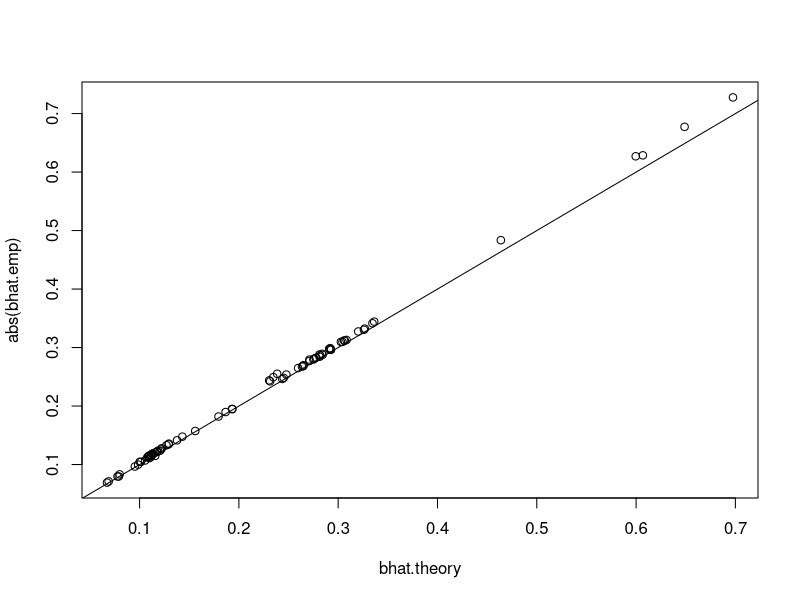
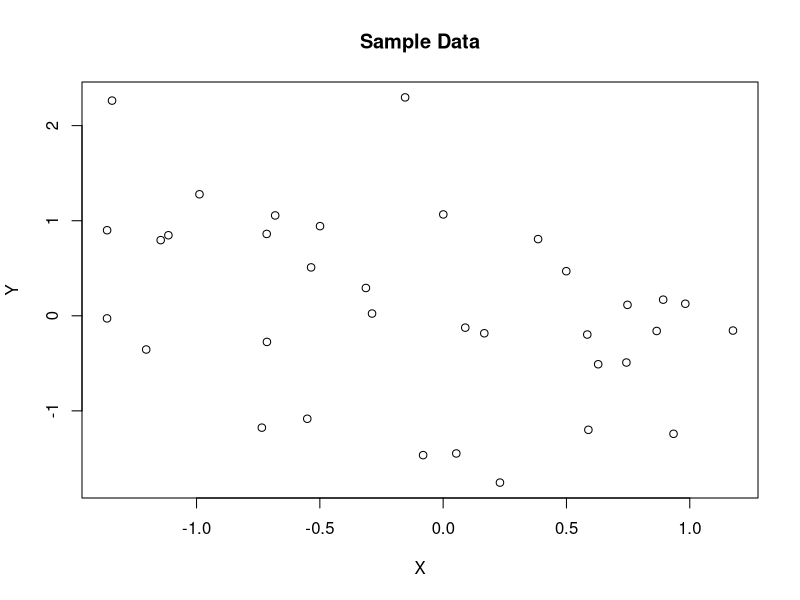
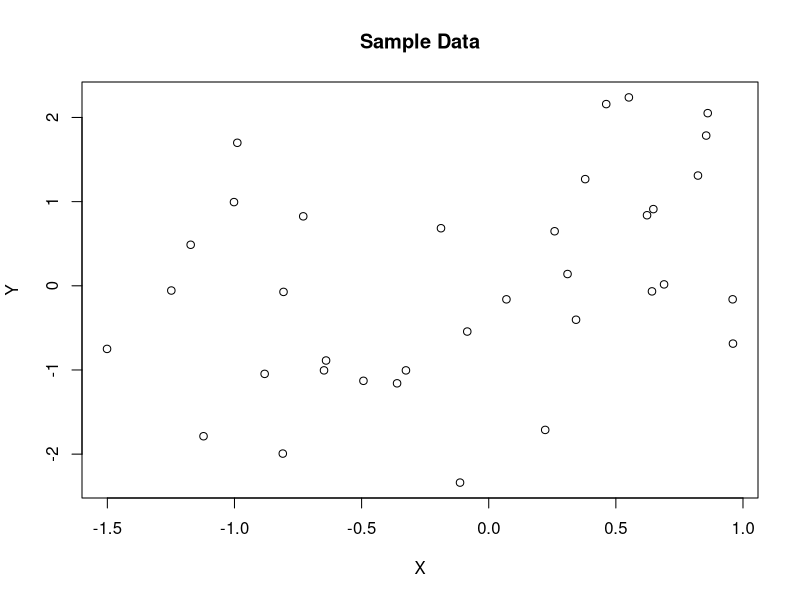
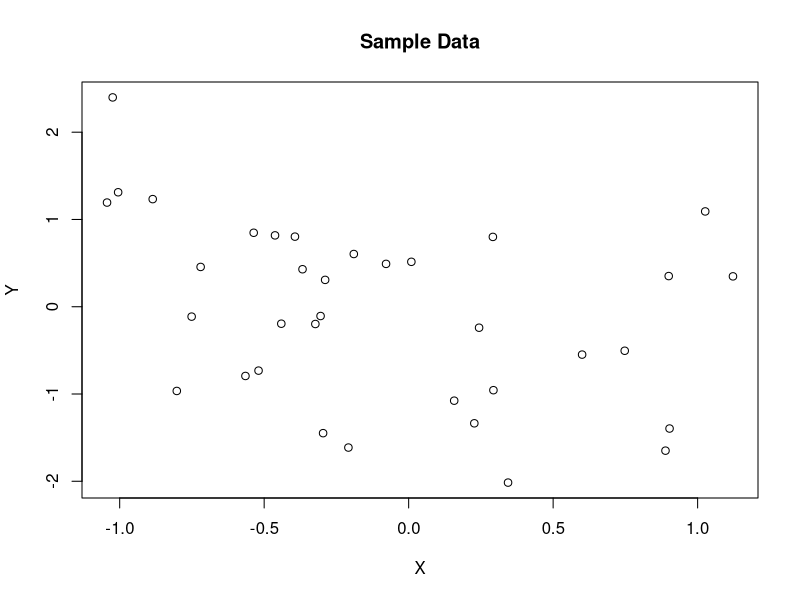
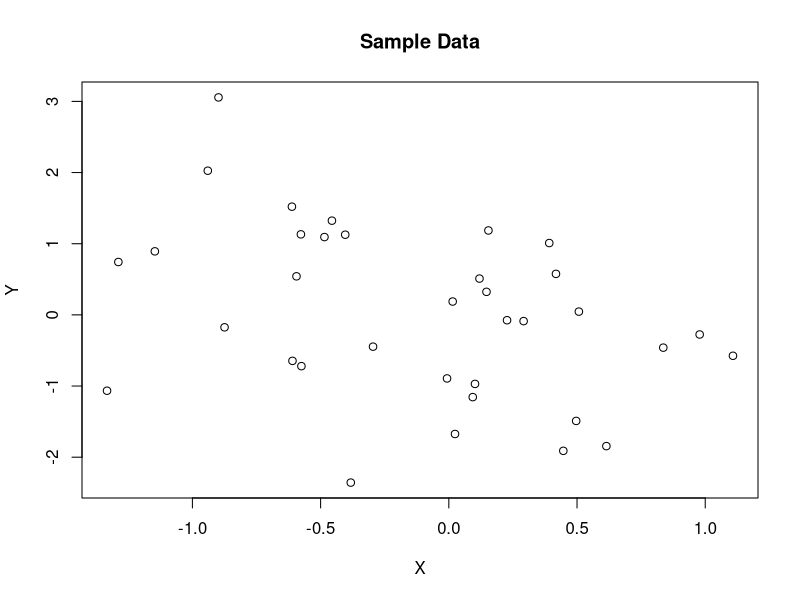
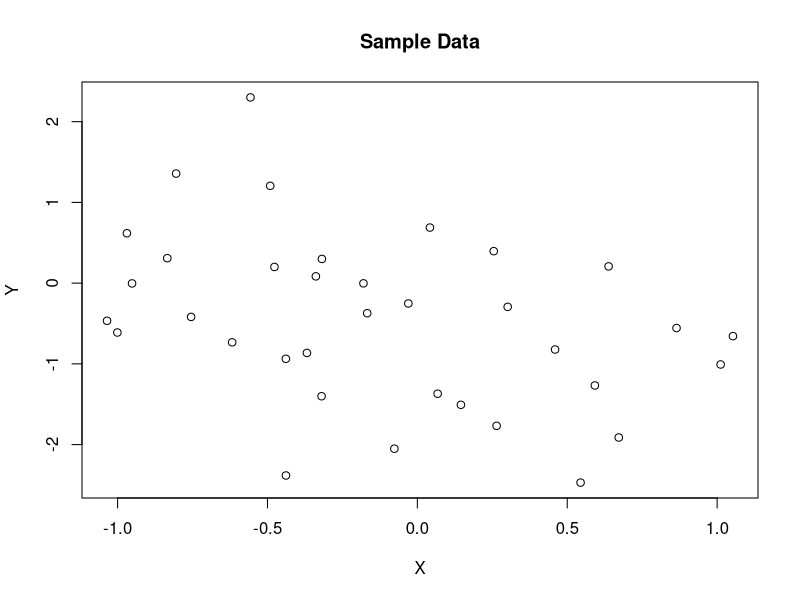
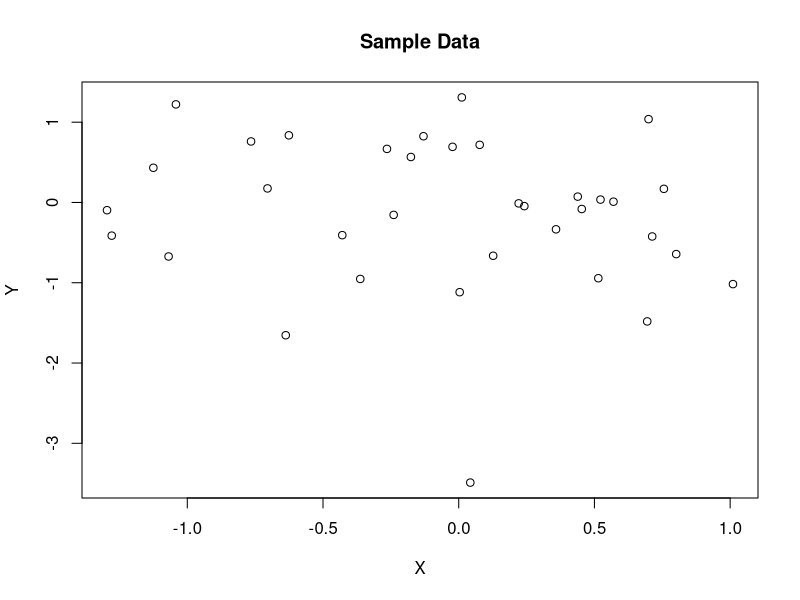
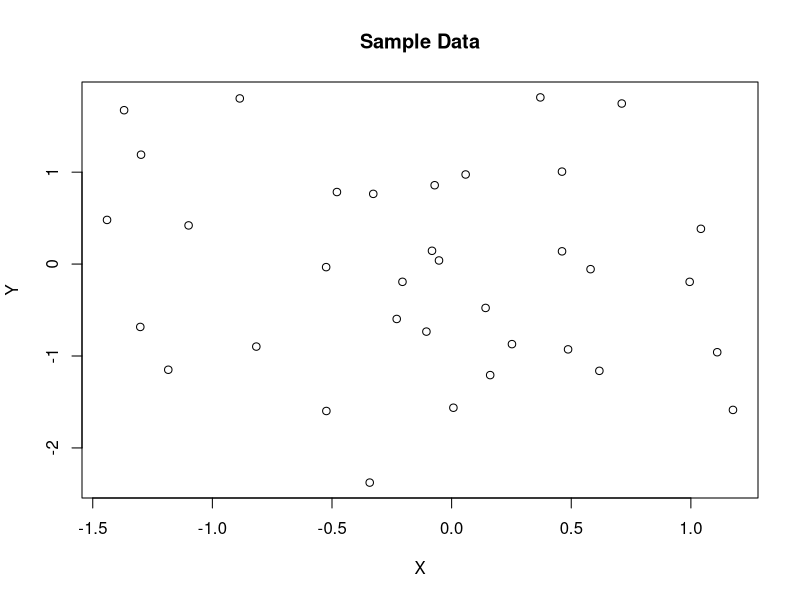

Write R code to recreate these figures, in order. (Note: this script raises an error after producing the figures.)
#COURSERA STUFF

#Here we're using 8 questions
#Each with 10 options people can see (with the exception of probs 2-3), half are significant half are not
#Questions are: Small sample (n=35),medium sample not sig (n=100) (reference), 
#medium sample sig (n=100) (reference),
#large sample (n=200), bestfit, axis scale, labels, & outlier
#For the medium "reference" sample, each person HAS to see both questions (sig and not) so we have something to compare against.
#The other versions are to cancel out any effects of a "bad generated sample" 
#we make 5 versions of each data/question type
#All p-values are fixed to be in the range (.023,.025) or in the range (.33,.35).
#To prevent outliers where we don't want them, we generate 10 extra xes, and then trim off the bottom and top 5.
#Note - in general we get great matching between the theoretical generating b.hat and the
#empirical b.hat from the simulation (bhat.theory v. bhat.emp)
	#However, in the outlier plots, we don't update the bhat.emp vector to reflect the new
	#true slope, just update tvals & pvals.
#You have deleted out line here that could have zoomed out a little bit for the outlier plots, to make that last point more visible, but seems too complicated any subjectively justified.
#2013/03/12 - Added lowess. Since these are the new "last plots," the random first plots are still exactly the same as previous versions.

seedForPlots<-234032
set.seed(seedForPlots)

#Intro question:
setwd("/Users/aaronfisher/Documents/JH/EDA Versions/EDA Git Repo/Coursera")

nversions<-5 #how many times to generate the data?

#will be used to ensure that each plot has the right pvalue
pbreaks<-c(.023,.025,.33,.35,1)
pbins.base<-rep(c(2,4),times=8)
nes.base<-c(35,35,100,100,200,200,rep(100,times=10)) #10 will be added IN THE GENERATION PROCESS and then trimmed off
pres.base<-(rep(c('n35','n100ref','n200','bestFit','axesScale','axesLabel','outlier','lowess'),each=2))
pbins<-rep(pbins.base,each=nversions)
nes<-rep(nes.base,each=nversions)
pres<-rep(pres.base,each=nversions)

version.base<-rep(1:nversions)#Note, divide by two because sig and nonsig are two diff versions
probnum.base<-c('1-1','1-2','2','3',paste0(rep(4:9,each=2),rep(c('-1','-2'),times=5)))
version<-rep(version.base,times=length(pbins.base))  
probnum<-rep(probnum.base,each=nversions) 


cbind(pbreaks[pbins],nes,pres,version)

nreps<-length(pbins)

yes<-matrix(nrow=nreps,ncol=max(nes))
xes<-matrix(nrow=nreps,ncol=max(nes))
ees<-matrix(nrow=nreps,ncol=max(nes))
resids<-matrix(nrow=nreps,ncol=max(nes))

#initialize variables
pvals<-rep(0,nreps)
tvals<-rep(0,nreps)
bhat.theory<-rep(0,nreps)
bhat.emp<-rep(0,nreps)

#First make basic data
#then add outliers

print(paste('nreps = ',nreps))
pb<-txtProgressBar(min = 1, max = nreps,  char = "=", style = 3)

for(i in 1:nreps){
	tryagain<-TRUE
	while(tryagain){ #to ENSURE that we get a good mix of p-value ranges
		n<-nes[i]
		#get t close to what we want
		t.i<-qt(pbreaks[pbins[i]]/2,df=n-2,lower.tail=F)
		if(abs(t.i)>5) t.i<-0 #guards against when the bin is 1, and quantile has infinite size
		#Add & Trim Xes
		x.pre<-rnorm(n +10)
		x<-x.pre[order(x.pre)[6:(length(x.pre)-5)] ] #trim off extra x's
		e<-rnorm(n)
		bhat<-t.i*sd(e)/(sqrt(n)*sd(x)) #sd(e)=true σ, sqrt(n)*sd(x) = Σ[(x-bar(x))^2]
    #In previous iterations of this code, we had it set up to sometimes generate from an actual null (if pval=0). Below, we disable that option with the added FALSE statement, but it will still affect the seed & later random #'s generated.
		if(FALSE & pbreaks[pbins[i]]>.5 & sample(c(2,2,1),1)==2) {bhat<-0}
		y<-x*bhat*sample(c(-1,1),1)+e
		
		bhat.theory[i]<-bhat
		bhat.emp[i]<-summary(lm(y~x))$coeff[2,1]
		tvals[i]<-summary(lm(y~x))$coeff[2,3]
		pvals[i]<-summary(lm(y~x))$coeff[2,4]
		xes[i,1:n]<-x
		yes[i,1:n]<-y
    ees[i,1:n]<-e
    resids[i,1:n]<-summary(lm(y~x))$resid
    
		pi<-pvals[i]
		bini<-min(which(pi<pbreaks))
		if(bini==pbins[i]) tryagain<-FALSE
		
	}	
	setTxtProgressBar(pb,i)
}

cbind(pbreaks[pbins],round(pvals,digits=3),nes,apply(xes,1,function(v){sum(!is.na(v))}),pres,version)

plot(bhat.theory,abs(bhat.emp))
abline(0,1)


################################################

#Fix those that now get an extra outlier
#add it one sd above the max x and max y, or w/e is appropriate for the upper corner that works
#if it's not sig, add the outlier close to above the mean.

for(i in which(pres=='outlier')){
  	n<-nes[i]
  	x<-xes[i,1:n]
  	y<-yes[i,1:n]

    sig.i<-pvals[i]<.05
  	#grab the middle point from x and y
  	mx<-rep(mean(x),n)
  	my<-rep(mean(y),n)
  	distvec<-sqrt((mx-x)^2+(my-y)^2)
  	switch<-which(distvec==min(distvec))
  	
    #NOTE IT PREV VERSIONS THIS NICE DEALY LET US RANDOMLY PUT THE OUTLIER IN W/E CORNER WE WANTED. here we put it in an UPPER CORNER
    #case1: #sig slope going down
  	if(tvals[i]<0 & sig.i) { 
  		x[switch]<-min(x)-sd(x)
  		y[switch]<-max(y)+sd(y)
  	}
  	#case2: sig slope going up
  	if(tvals[i]>0 & sig.i) { 
  		x[switch]<-max(x)+sd(x)
  		y[switch]<-max(y)+sd(y)
  	}
  	#case3: flat slope -> move it up!
    if(!sig.i){
      y[switch]<-max(y)+sd(y)*sqrt(2) #sqrt 2 makes it the same distance move as the others!
    }
  
  	tvals[i]<-summary(lm(y~x))$coeff[2,3]
  	pvals[i]<-summary(lm(y~x))$coeff[2,4]

	xes[i,1:n]<-x
	yes[i,1:n]<-y

	#NOTE - NOTE UPDATING bhat for the outlier plots
}

save(list=c('xes','yes','nreps','pbins','pvals','tvals','nes','pres'),file='data_for_1plots_coursera.RData')
#load('data_for_1plots_coursera.RData')

for(i in 1:nreps){
  n<-nes[i]
  x<-xes[i,1:n]
  y<-yes[i,1:n]
  pval<-pvals[i]
  tval<-tvals[i]
  m<-lm(y~x)
  style<-pres[i]

  t2<-'Data'
  if(style=='lowess') t2<-'with Lowess Line'
  if(style=='bestFit') t2<-'with OLS Best Fit Line'
  title<-paste('Sample ',t2,sep='')
  xl<-paste("Cranial Electrode",floor(runif(1,11,44)),"(Standardized)")
  yl<-paste("Cranial Electrode",floor(runif(1,53,97)),"(Standardized)")
  
  png(paste0("pvalue plot images/coursera2_#",probnum[i],'_datVer-',version[i],'_',pres[i],'_pval-',round(pvals[i],digits=3),".png"), width = 400, height = 400)
    par(mfrow=c(1,1))
  	plot(x,y,xlab='X',ylab='Y',main=title)
  	if(style=='lowess') lines(lowess(x,y))
  	if(style=='bestFit') abline(m$coef)
  	if(style=='axesScale')plot(x,y,xlab='X',ylab='Y',main=title,xlim=c(min(x)-1.5*sd(x),max(x)+1.5*sd(x)),ylim=c(min(y)-1.5*sd(y),max(y)+1.5*sd(y)))
 
  	if(style=='axesLabel') plot(x,y,xlab=xl,ylab=yl,main=title)
  dev.off()
}

################################################
#resid diagnostics

#Note, it could be argued that you didn't really simulated from a normal, because you culled from a normal to get the pvals you wanted. Here we check to make sure that the process of culling didn't effect the dist of the errors you generated, or the dist of the fitted errors from the models
#we compare the qqplots of these errors (generating and fitted) against a qqplot for nrep of random Z's, varying vector size according to nes (so the Z vectors match the e & resid vectors in length)

library(colorspace)
c.r.hcl<-function(x,n=1000, ...){ #cut rainbow_hcl
  xCut<-cut(x,breaks=n)
  colors<-rainbow_hcl(n=n, ...)
	out<-colors[xCut]
	return(out)
}
pal <- function(col, border = "light gray", ...)
#Copy pasted from HCL-Based Color Palettes in R
#http://cran.r-project.org/web/packages/colorspace/vignettes/hcl-colors.pdf
 {
 n <- length(col)
 plot(0, 0, type="n", xlim = c(0, 1), ylim = c(0, 1),
 axes = FALSE, xlab = "", ylab = "", ...)
 rect(0:(n-1)/n, 0, 1:n/n, 1, col = col, border = border)
 }

pal(c.r.hcl(1:nreps,l=60,))
mypal<-c.r.hcl(1:nreps,l=50)
mypal<-sample(mypal)

par(mfrow=c(1,3))

xy<-qqnorm(ees[1,],plot=F)
plot(xy$x[order(xy$x)],xy$y[order(xy$x)],type='l',xlim=c(-2.5,2.5),ylim=c(-2.5,2.5),main='generated errors')
for(i in 2:nreps){
  xy<-qqnorm(ees[i,],plot=F)
  lines(xy$x[order(xy$x)],xy$y[order(xy$x)],type='l',col=mypal[i],lwd=2)
}
abline(0,1,lwd=4)

xy<-qqnorm(resids[1,],plot=F)
plot(xy$x[order(xy$x)],xy$y[order(xy$x)],type='l',xlim=c(-2.5,2.5),ylim=c(-2.5,2.5),main='fitted errors')
for(i in 2:nreps){
  xy<-qqnorm(resids[i,],plot=F)
  lines(xy$x[order(xy$x)],xy$y[order(xy$x)],type='l',col=mypal[i],lwd=2)
}
abline(0,1,lwd=4)


xy<-qqnorm(rnorm(nes[1]),plot=F)
plot(xy$x[order(xy$x)],xy$y[order(xy$x)],type='l',xlim=c(-2.5,2.5),ylim=c(-2.5,2.5),main='reference random Z')
for(i in 2:nreps){
  xy<-qqnorm(rnorm(nes[i]),plot=F)
  lines(xy$x[order(xy$x)],xy$y[order(xy$x)],type='l',col=mypal[i],lwd=2)
}
abline(0,1,lwd=4)

par(mfrow=c(1,1))

######################################################

#rm(list=ls())


